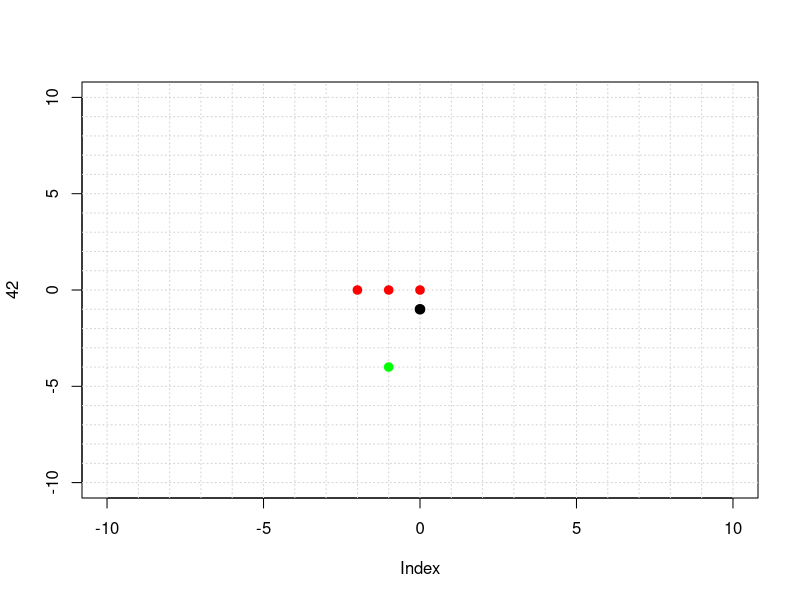
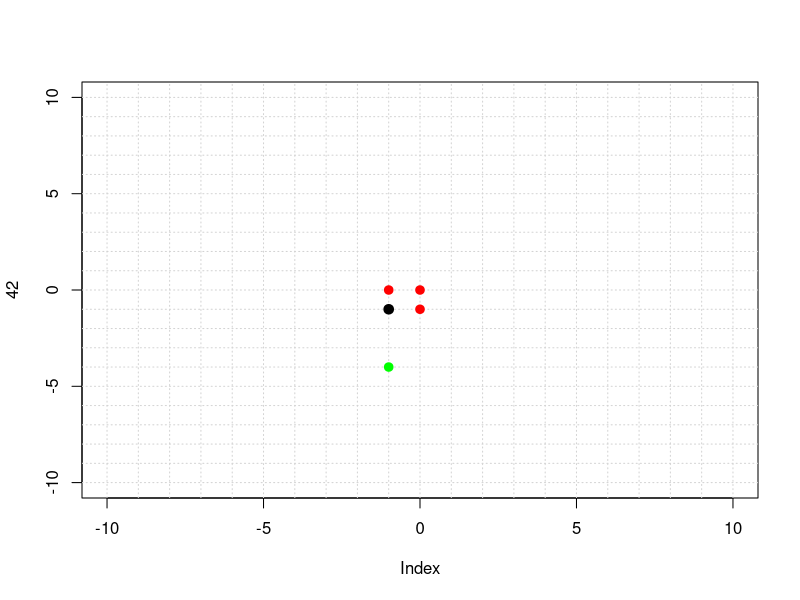
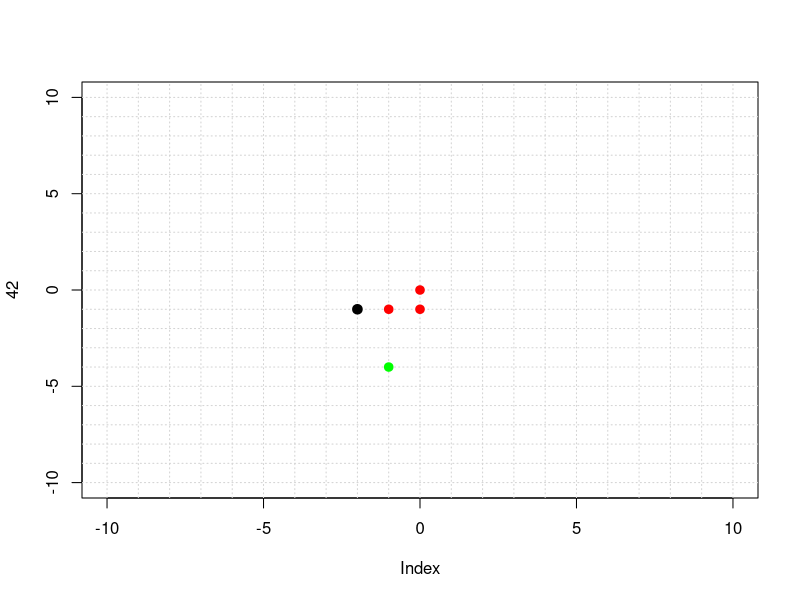
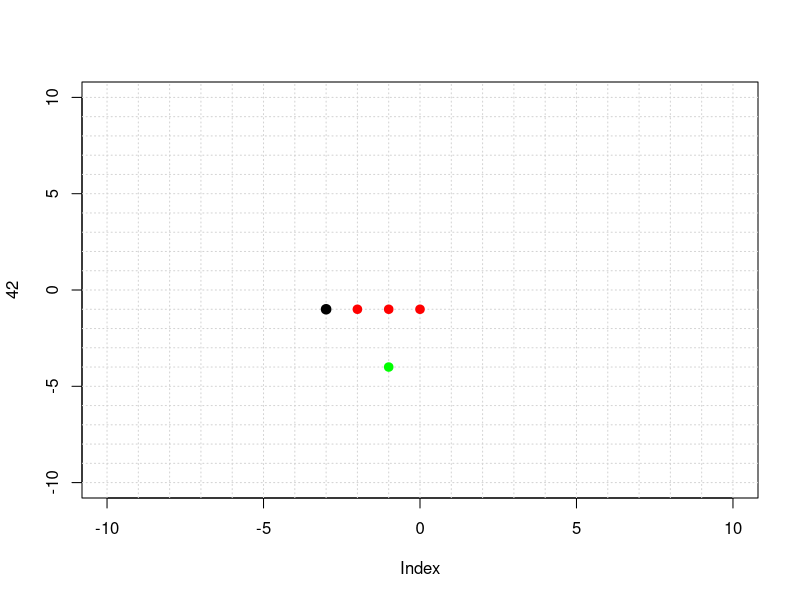
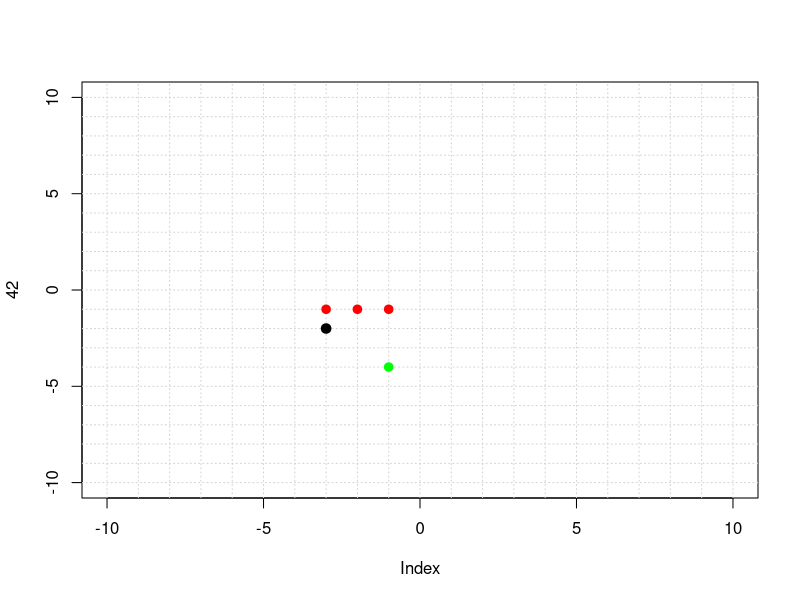
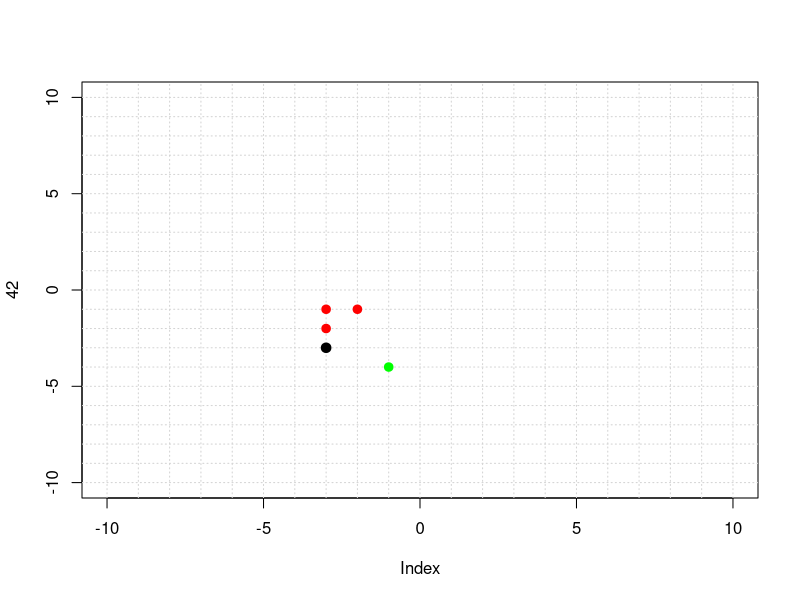
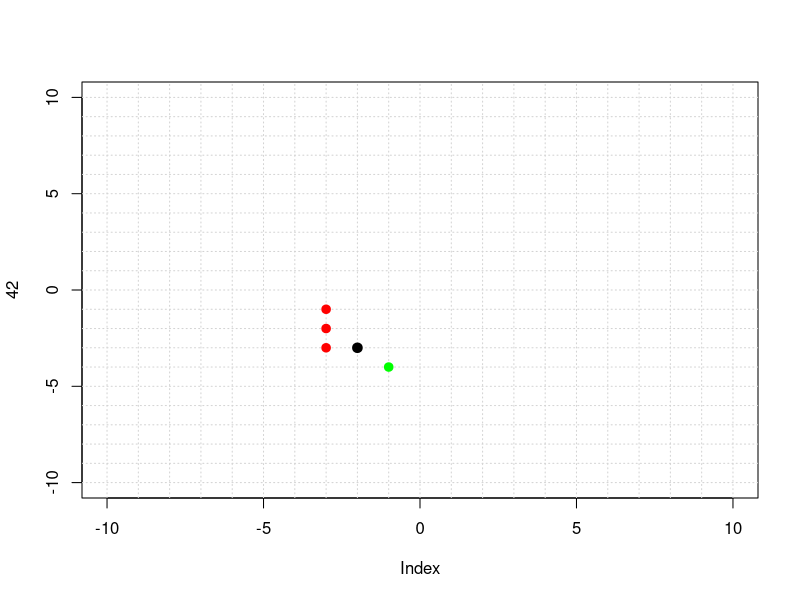
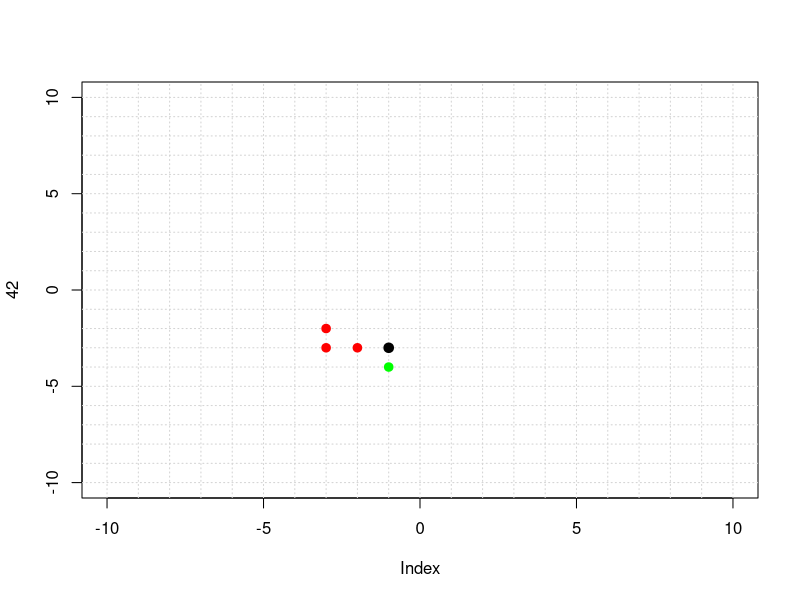

Reproduce these figures in R, in order. (Note: a time limit stopped this script after it produced the figures.)
#--------------------------------------------------------------------------------------------------
#Fonctions
#--------------------------------------------------------------------------------------------------

#cree un nouveau plot
#entree : position des pommes
#sortie : -
initGrille=function(){
  plot(42,xlim=c(-10,10),ylim=c(-10,10))
  
  abline(v=(seq(-10,10,1)), col="lightgray", lty="dotted")
  abline(h=(seq(-10,10,1)), col="lightgray", lty="dotted")
}

#test si la position actuelle est sur ou en dehors des bords
#entree : objet tete
#sortie : booléen
testMur=function(t){
  if(abs(t$x)>=11 | abs(t$y)>=11){
    return(T)
  }
  return(F)
}

#test si la direction demandé est possible et la rend
#entree : caractere, caractere
#sortie : caractere
testDir=function(depart, demande){
  if(dirMatrix[demande,depart]){
    return(demande)
  }
  return(depart)
}

#calcul nouvelle coordonées de la tete selon la direction
#entree : objet coordonnées, direction
#sortie : objet coordonnées
move=function(t,d){
  x=t$x+coor["x",d]
  y=t$y+coor["y",d]
  return(xy.coords(x,y))
}

#Déplacement du corps
#entree : liste position
#sortie : liste position
moveCorps=function(lp){
  vecCorps=names(lp)
  invCorps=rev(vecCorps)
  l=length(invCorps)
  for(i in 1:(l-1)){
    # print(paste("Voilà ce que je prend : ", invCorps[i]))
    # print(paste("ce que je met : ", invCorps[i+1]))
    lp[[ invCorps[i] ]] = lp[[ invCorps[i+1] ]]
  }
  return(lp)
}

#test si une position entre en collision avec une liste de position
#entree : liste position, position
#sortie : booléen
testCollision=function(lp,p){
  for(i in lp) {
    if(i$x==p$x && i$y==p$y){
      return(T)
    }
  }
  return(F)
}

#creer un objet snake avec un corps de taille n
#entree : chiffre
#sortie : objet snake
initSnake=function(n){
  listElem=list()
  for(i in seq(0,n)){
    listElem[[as.character(i)]]=xy.coords(-i,0)
  }
  return(listElem)
}

#rempli une liste de pomme aléatoirement
#entree : chiffre
#sortie : liste position
initPomme=function(n){
  listElem=list()
  for(i in 1:n){
    listElem[[as.character(i)]]=xy.coords(sample(-10:10,1),sample(-10:10,1))
  }
  return(listElem)
}

#rend une ligne csv du jeu
#entree : liste position, position
#sortie : string
gameToString = function(lp,d,p){
  line=''
  line=paste(d,p$x,p$y,sep="," )
  for (i in lp) {
    line=paste(line,i$x,i$y,sep=",")
  }
  line=paste(line)
  return(line)
}

#--------------------------------------------------------------------------------------------------
#Initialisation
#--------------------------------------------------------------------------------------------------

#liste des directions possibles
dirVect=c("z","q","s","d")

#matrice des directions 
dirMatrix=matrix(rep(T,16),
                 nrow=4,
                 dimnames = list(dirVect,dirVect))
#insertion des imcompatibilités
dirMatrix["z","s"]=F
dirMatrix["s","z"]=F
dirMatrix["d","q"]=F
dirMatrix["q","d"]=F


#matrice changement coordonnees selon direction
coor=matrix(c(0,-1,0,1,
              +1,0,-1,0),
            byrow=T,
            nrow=2,
            dimnames = list(c("x","y"), dirVect))


#--------------------------------------------------------------------------------------------------
#Main
#--------------------------------------------------------------------------------------------------

#boucle de test mv
main=function(){
  while ( (! testMur(lp_snake[['0']]) ) & (! testCollision(lp_snake[-1],lp_snake[['0']]) ) ){
    ##DIRECTION
    #choisir direction
    nouvelleDir = sample(dirVect,1)
    #tester direction
    d = testDir(d,nouvelleDir)
    
    ##MOUVEMENT
    queue=lp_snake[[as.character(length(lp_snake)-1)]]
    #snake entier
    lp_snake = moveCorps(lp_snake)
    #tete
    lp_snake[['0']] = move(lp_snake[['0']],d)
    #allongement si pomme
    
    
    ##TEST CROQUE POMME
    if ( testCollision(lp_pomme,lp_snake[['0']])){
      #allongement
      lp_snake[[as.character(length(lp_snake))]]=queue
      #nouvelle pomme
      lp_pomme=initPomme(1)
    }
    
    ##SAUVEGARDE ETAT
    
    print(gameToString(lp_snake,d,lp_pomme[[1]]))
    
    ##AFFICHAGE
    #tete
    points(lp_snake[["0"]],col='black', pch=19, lwd=3)
    #corps
    lapply(lp_snake[-1], points, col='red', pch=19, lwd=2)
    #pomme
    lapply(lp_pomme, points, col='green', pch=19, lwd=2)
    #animation
    Sys.sleep(0.3)
    initGrille()
  }
}

#boucle de test mv
test_no_aff=function(){
  lp_snake=initSnake(3)
  lp_pomme=initPomme(1)
  d="d" 
  result=T
  while ( (! testMur(lp_snake[['0']]) ) & (! testCollision(lp_snake[-1],lp_snake[['0']]) ) ){
    ##DIRECTION
    #choisir direction
    nouvelleDir = sample(dirVect,1)
    #tester direction
    d = testDir(d,nouvelleDir)
    
    ##MOUVEMENT
    queue=lp_snake[[as.character(length(lp_snake)-1)]]
    #snake entier
    lp_snake = moveCorps(lp_snake)
    #tete
    lp_snake[['0']] = move(lp_snake[['0']],d)
    #allongement si pomme
    
    ##TEST CROQUE POMME
    if ( testCollision(lp_pomme,lp_snake[['0']])){
      #allongement
      lp_snake[[as.character(length(lp_snake))]]=queue
      #nouvelle pomme
      lp_pomme=initPomme(1)
      result=F
    }
    
  }
  return(result)
}

#--------------------------------------------------------------------------------------------------
#Test
#--------------------------------------------------------------------------------------------------

#entité
lp_snake=initSnake(3)
lp_pomme=initPomme(1)
d="d" 
initGrille()
#lancement
main()

vec_res=c()
for(i in 0:10000){
  print(i)
  bool=T
  cpt=0
  while(bool){
    bool=test_no_aff()
    cpt=1+cpt
  }
  vec_res=c(vec_res,cpt)
}
